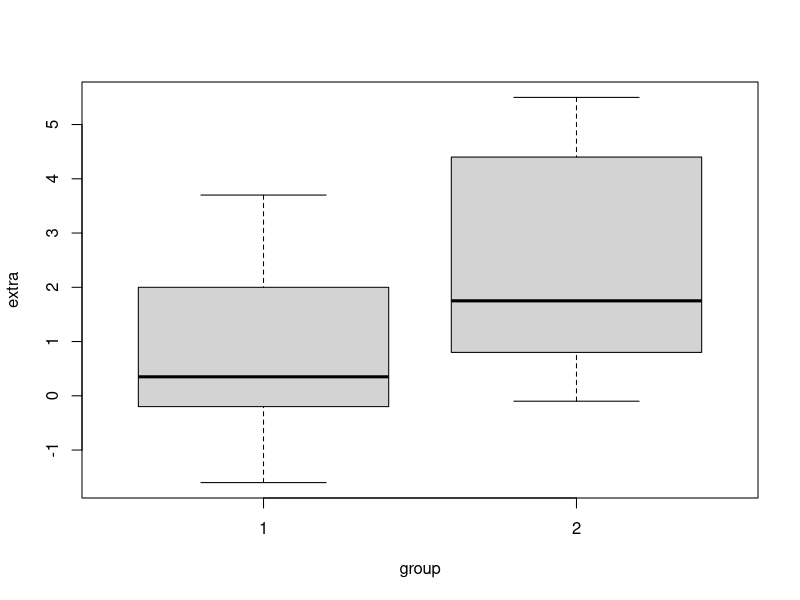

This chart was generated by the following R code: (Note: this script raises an error after producing the figure.)
# Created 02/04/2021
# Vitalii Zhukov
# COSC 6323
# Sources
# https://data-flair.training/blogs/hypothesis-testing-in-r/
# https://statistics.berkeley.edu/computing/r-t-tests

# Plan:
# 1. Theory
# 2. Student's t-Test
# 3. N number
# 4. Wilcoxon Rank Sum and Signed Rank Tests
# 5. Correlation, Variance and Covariance
# 6. Pearson's Chi-squared Test for Count Data
# 7. Exercise review
# 8. Gephi links (check BB)

# Null hypothesis 
# Alternate hypothesis

# A small p-value (typically ≤ 0.05) ?
# A large p-value (> 0.05) ?

# Hypothesis testing;

# Type I Error – Type I error occurs when the researcher rejects a null hypothesis when it is true. 
# The term significance level is used to express the probability of Type I error while testing the 
# hypothesis. The significance level is represented by the symbol α (alpha).

# Type II Error – Accepting a false null hypothesis H0 is referred to as the Type II error. 
# The term power of the test is used to express the probability of Type II error while testing 
# hypothesis. The power of the test is represented by the symbol β (beta).

# Student's T-test

# Student’s t-test or t-test (the real name is W.S. Gossett who hid his name due to his 
# position as a worker in a brewery company) is a simple yet very useful statistical test. 
# The basic idea behind t-test is the inference problem from a small sample size data set to 
# test whether its sample mean may have large deviation from the true population mean.
# Good explanation: https://suinotes.wordpress.com/2009/11/30/understanding-t-test-in-r/

# t.test(data.1, data.2) – The basic method of applying a t-test is to 
# compare two vectors of numeric data.

# var.equal = FALSE – If the var.equal instruction is set to TRUE, the variance 
# is considered to be equal and the standard test is carried out. If the instruction is set to FALSE (the default), the variance is considered unequal and the Welch two-sample test is carried out.

# mu = 0 – If a one-sample test is carried out, mu indicates the mean against 
# which the sample should be tested.

# alternative = “two.sided” – It sets the alternative hypothesis. The default value 
# for this is “two.sided” but a greater or lesser value can also be assigned. You can abbreviate the instruction.

# conf.level = 0.95 – It sets the confidence level of the interval (default = 0.95).

# paired = FALSE – If set to TRUE, a matched pair T-test is carried out.

# t.test(y ~ x, data, subset) – The required data can be specified as a formula of the 
# form response ~ predictor. In this case, the data should be named and a subset of the predictor variable can be specified.

# subset = predictor %in% c(“sample.1”, sample.2”) – If the data is in the form response ~ predictor, 
# the two samples to be selected from the predictor should be specified by the subset instruction from the column of the data.

# Example
?sleep
plot(extra ~ group, data = sleep)
t.test(extra ~ group, data=sleep)

# Answer (SPOILER)
#
#
#
# Based on the result, you can say: at 95% confidence 
# level, there is no significant difference 
# (p-value = 0.0794) of the two means. 
# Accept the null



# Two-Sample T-test with Unequal Variance
?set.seed()

set.seed(500)

?rnorm
x = rnorm(10)
y = rnorm(10)
test <- t.test(x,y)
test
# What does that mean?
# p < 0.05 => strong evidence against the null hypothesis, so you reject it

# Our study finds that Variable are on average 
round(test$estimate[1] - test$estimate[2], 3)
# higher in the X group compared to the Y group
# t-statistic, p and, CI

# the t-statistic is the ratio of the departure of the estimated value of a parameter 
# from its hypothesized value to its standard error. It is used in hypothesis testing 
# via Student's t-test. The t-statistic is used in a t-test to determine if you should 
# support or reject the null hypothesis
test$statistic
test$p.value
test$conf.int[1]
test$conf.int[2]

# The p-value is slightly different from the Welch version. For example:
t.test(x, y, var.equal = TRUE)

# One-sample T-test can be implemented as follows:
t.test(x, mu = 5)

# Using Directional Hypotheses in R
t.test(y, mu = 5, alternative = 'greater')


# Formula Syntax and Subsetting Samples in the T-test in R

# DATA
grass <- data.frame(
    rich = c(12, 15, 17, 11, 15, 8, 9, 7, 9),
    graze = c("mow", "mow", "mow", "mow", "mow", "unmow", "unmow", "unmow", "unmow") 
)

# You can create a formula by using the tilde (~) symbol.
t.test(rich ~ graze, data = grass)

# Subsetting in t.test:
t.test(rich ~ graze, data = grass, subset = graze %in% c("mow", "unmow"))


# SAMPLE SIZE
# Get n number

# Too small of a sample size can under detect the effect 
# of interest in your experiment

# Too large of a sample size may lead to unnecessary 
# wasting of resources
?pwr.t.test
# d - Effect size
# magnitude of the effect under the alternative hypothesis.
# The larger the effect size, the easier it is to detect an 
# effect and require fewer samples.

# sig.level - Significance level (Type I error)
# power - Power of test (1 - Type II error)
# type - type of t test (one-, two- or paired-samples)
pwr.t.test(d=0.3,power=0.75,
           sig.level=0.05,
           type="two.sample",
           alternative="greater")
# Numbers from exercise 2.10 p. 59 Cohen (1988)


# μ-test in R
# Wilcoxon Rank Sum and Signed Rank Tests
# When you have two samples to compare and your data is nonparametric, you can use the μ-test. 
# This goes by various names and may be known as the Mann—Whitney μ-test or Wilcoxon sign rank test. 
# The wilcox.test() command can carry out the analysis.


# test(sample.1, sample.2) – It carries out a basic two-sample μ-test on the numerical vectors 
# specified.

# mu = 0 – If a one-sample test is carried out, mu indicates the value against which the 
# sample should be tested.

# alternative = “two.sided” – It sets the alternative hypothesis. “two.sided” is the default value, 
# but a greater or lesser value can also be assigned. You can abbreviate the instruction but you still need the quotes.

# int = FALSE – It sets whether confidence intervals should be reported or not.

# level = 0.95 – It sets the confidence level of the interval (default = 0.95).

# correct = TRUE – By default, the continuity correction is applied. This can also be set to FALSE.

# paired = FALSE – If set to TRUE, a matched pair μ-test is carried out.

# exact = NULL – It sets whether an exact p-value should be computed. 
# The default is to do so for less than 50 items.

# test(y ~ x, data, subset) – The required data can be specified as a formula of the 
# form response ~ predictor. In this case, the data should be named and a subset of the 
# predictor variable can be specified.

# subset = predictor %in% c(″1″, ″sample.2″) – If the data is in the form response ~ predictor, 
# the subset instruction can specify the two samples to select from the predictor column of the data.

x = rnorm(10)
y = rnorm(10)
wilcox.test(x, y)

# One-Sample μ-test in R
wilcox.test(y, exact = FALSE)

# Correlation and covariance

# cor(x, y = NULL) – It carries out a basic correlation between x and y. 
# If x is a matrix or data frame, we can omit y. 
# One can correlate any object against any other object as long as the length of the individual 
# vectors matches up.

# cov(x, y = NULL) – It determines covariance between x and y. If x is a matrix or data frame, 
# one can omit y.

# cov2cor(V) – It takes a covariance matrix V and calculates the correlation.

# method = – The default is “pearson”, but “spearman” or “kendall” can be specified as the methods 
# for correlation or covariance. These can be abbreviated but you still need the quotes and note 
# that they are lowercase.

# var(x, y = NULL) – It determines the variance of x. If x is a matrix or data frame and y is 
# specified, it also determines the covariance.

# test(x, y) – It carries out a significance test of the correlation between x and y. 
# In this case, you can now specify only two data vectors, but you can use a formula syntax, 
# which makes it easier when the variables are within a data frame or matrix. 
# The Pearson product-moment is the default, but it can also use Spearman’s Rho or 
# Kendall’s Tau tests. You can use the subset command to select data on the basis of a grouping 
# variable.

# alternative = “two.sided” – The default is for a two-sided test but the alternative hypothesis 
# can be given as “two.sided”, “greater”, or “less”.

# level = 0.95 – If the method = “pearson” and n > 3, it will show the confidence intervals. 
# This instruction sets the confidence level and defaults to 0.95.

count = c(9,25,15,2,14,25,24,47)
speed = c(2,3,5,9,14,24,29,34)
cor(count, speed)
cor(count, speed, method = 'spearman')

# Covariance
?runif
?rnorm
x <- rnorm(30, sd=runif(30, 2, 50))

mat <- matrix(x,10)
?cov
V <- cov(mat)
V

# The cov2cor() command determines the correlation from a matrix of covariance, as shown 
# in the following command:
cov2cor(V)

data(women)
?women
cor.test(women$height, women$weight)

# attach() / with() syntax
data(cars)
?cor.test
cor.test(~ speed + dist, data = cars, method = 'spearman', exact = F)

